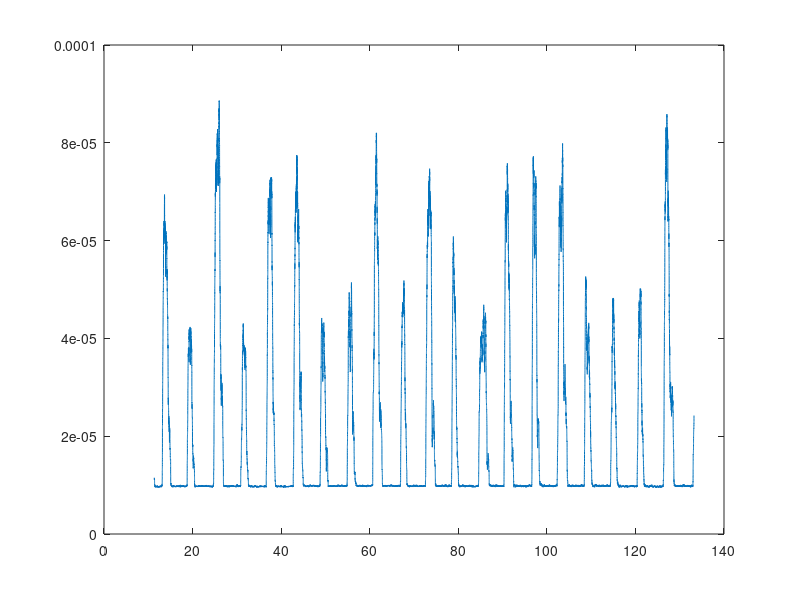
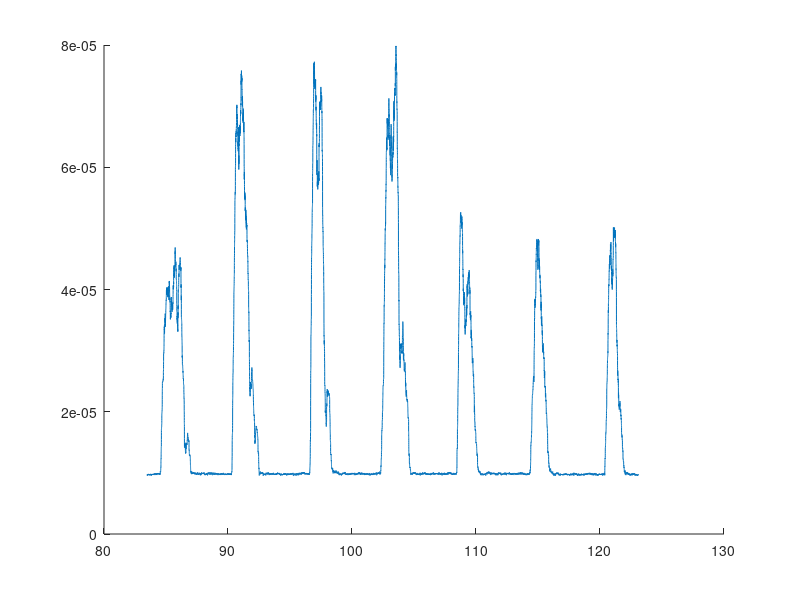

The MATLAB script that drew these images, in order:
 % Load acceleration data
load('acc.mat');

% Calculate the magnitude of the acceleration vector
AccX = AccX(100:end-1500);
AccY = AccY(100:end-1500);
AccZ = AccZ(100:end-1500);
Xs_acc = Xs_acc(100:end-1500);

acc_mag = sqrt(AccX.^2 + AccY.^2 + AccZ.^2);


% Smooth acceleration data using a moving average filter
window_size = 100;
smoothed_acc = movmean(acc_mag, window_size);

% Find local maxima in the smoothed acceleration data
min_peak_height = 2; % adjust as needed
min_peak_distance = 50; % adjust as needed
[peaks, locs] = findpeaks(acc_mag, 'MinPeakHeight', min_peak_height);

% [peaks, locs] = findpeaks(smoothed_acc);

% Identify the indices of the end of the third spike
num_spikes = 3; % adjust this value as needed
end_idx = locs(num_spikes);

figure;
plot(Xs_acc,acc_mag);
hold on;

start_time = Xs_acc(end_idx+500)
end_time = Xs_acc(end-1500)
% Delete everything before the end of the third spike
Xs_acc = Xs_acc(end_idx+500:end);
AccX = AccX(end_idx+500:end);
AccY = AccY(end_idx+500:end);
AccZ = AccZ(end_idx+500:end);

% Save the modified acceleration data to a new file
save('acc_modified.mat', 'Xs_acc', 'AccX', 'AccY', 'AccZ');
acc_mag = sqrt(AccX.^2 + AccY.^2 + AccZ.^2);

plot(Xs_acc,acc_mag);
hold off;
legend();
%%
load("emg.mat");

plot(Xs,emg_rms);       
idx = (Xs >= min(Xs_acc)) & (Xs <= max(Xs_acc));

Xs = Xs(idx);
emg = emg(idx);
emg_rms = emg_rms(idx);

figure;
hold on;
plot(Xs,emg_rms);
hold off;
save("emg_modified.mat","emg_rms","emg","Xs");